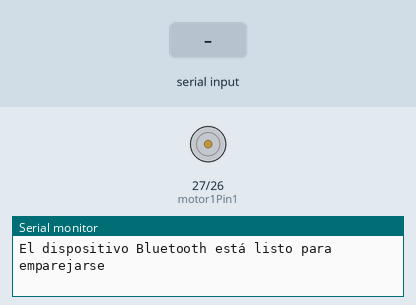
This sketch was run on a simulated ESP32. Parts: motor-driver pin pairs drawn as motors (green arrow = first pin HIGH = forward, orange = second pin HIGH = backward, longer = more drive, scaled by the enable pin), the last lines printed to the serial monitor. The test bench sets the inputs (shaded band). Nothing arrives over Bluetooth unless stated.

Above: at 1.2 s.
1.3 s: "6" received over the second serial link
At 1.9 s:
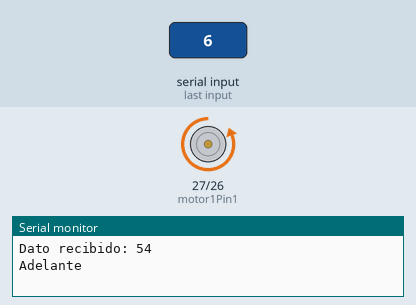
2.8 s: "8" received over the second serial link
At 3.1 s:
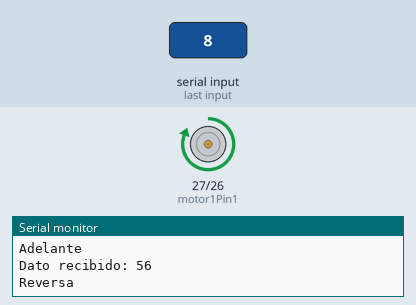
4.3 s: "7" received over the second serial link
At 5.4 s:
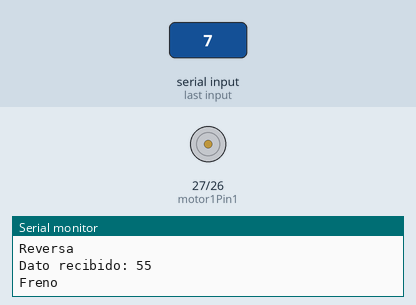
Timing chart, 0 to 7.3 s (numbered marks = the images above; inputs shaded):
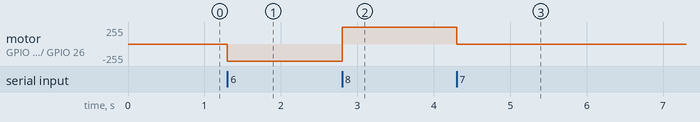

Measured:
- after the input at 1.3 s, motor on GPIO 27 (motor1Pin1) / GPIO 26 (motor1Pin2): stopped → backward 255/255 at once
- after the input at 2.8 s, motor on GPIO 27 (motor1Pin1) / GPIO 26 (motor1Pin2): backward 255/255 → forward 255/255 at once
- after the input at 4.3 s, motor on GPIO 27 (motor1Pin1) / GPIO 26 (motor1Pin2): forward 255/255 → stopped at once

The sketch:

Proyecto_Barquito_Motor.ino
```cpp
#include "BluetoothSerial.h"

// Motor
int motor1Pin1 = 27;
int motor1Pin2 = 26;
int enable1Pin = 14;

BluetoothSerial BT; //Objeto Bluetooth
//Condición para habilitar el bluetooth
#if !defined(CONFIG_BT_ENABLED) || !defined(CONFIG_BLUEDROID_ENABLED)
#error Bluetooth is not enabled! Please run `make menuconfig` to and enable it
#endif

void setup() {
  // sets the pins as outputs:
  pinMode(motor1Pin1, OUTPUT);
  pinMode(motor1Pin2, OUTPUT);
  pinMode(enable1Pin, OUTPUT);
  Serial.begin(115200);
  BT.begin("Lord_Comandante_S"); //Nombre de su dispositivo Bluetooth y en modo esclavo
  Serial.println("El dispositivo Bluetooth está listo para emparejarse");
}

void loop() {
      if (BT.available()){ //Mientras haya datos por recibir
        Serial.print("Dato recibido: ");
        int val = BT.read();
        Serial.println(val);
        if (val == 54 ) {
            // Hacia adelante
            digitalWrite(enable1Pin, HIGH);
            Serial.println("Adelante");
            digitalWrite(motor1Pin1, LOW);
            digitalWrite(motor1Pin2, HIGH);
            //delay(10000);
            }
         else if (val == 55){
            digitalWrite(enable1Pin, LOW);
            Serial.println("Freno");
            digitalWrite(motor1Pin1, LOW);
            digitalWrite(motor1Pin2, LOW);
            //delay(1000);
            }
          else if (val == 56){
            digitalWrite(enable1Pin, HIGH);
            Serial.println("Reversa");
            digitalWrite(motor1Pin1, HIGH);
            digitalWrite(motor1Pin2, LOW);
            //delay(10000);

            }
        }

}
```
